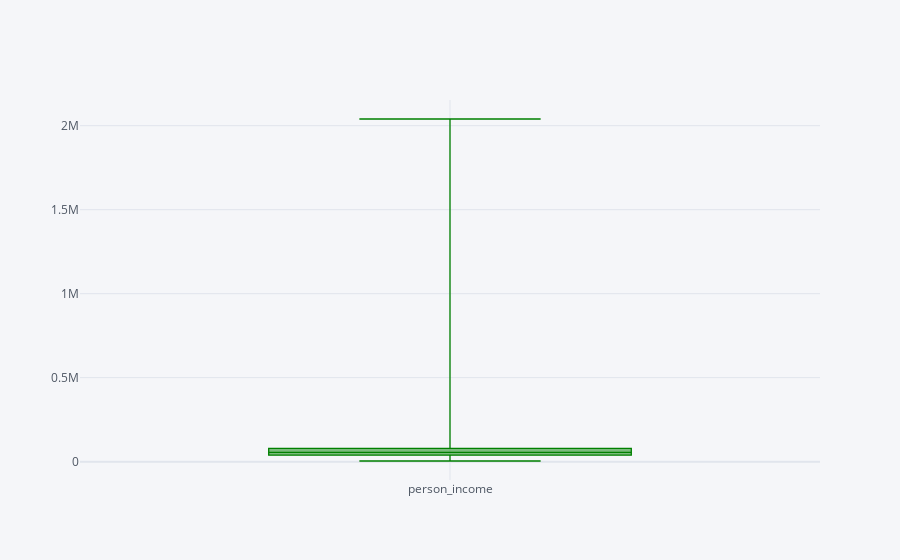

This figure's notebook cell:
### Code cell
cr_loan_clean['person_income'].iplot(kind='box',bins=10,color='green')

### Figure 1 — Plotly figure (JSON) as saved in the notebook; plotly's stock layout.template omitted (floating-point values rounded to 4 significant figures; data arrays with more than 128 entries replaced by an {"elided": "..."} marker saying what was removed)
{"data": [{"boxpoints": false, "line": {"width": 1.3}, "marker": {"color": "rgba(0, 128, 0, 1.0)"}, "name": "person_income", "orientation": "v", "type": "box", "y": {"elided": "29459 int values"}}], "layout": {"legend": {"bgcolor": "#F5F6F9", "font": {"color": "#4D5663"}}, "paper_bgcolor": "#F5F6F9", "plot_bgcolor": "#F5F6F9", "title": {"font": {"color": "#4D5663"}}, "xaxis": {"gridcolor": "#E1E5ED", "showgrid": true, "tickfont": {"color": "#4D5663"}, "title": {"font": {"color": "#4D5663"}, "text": ""}, "zerolinecolor": "#E1E5ED"}, "yaxis": {"gridcolor": "#E1E5ED", "showgrid": true, "tickfont": {"color": "#4D5663"}, "title": {"font": {"color": "#4D5663"}, "text": ""}, "zerolinecolor": "#E1E5ED"}}}
